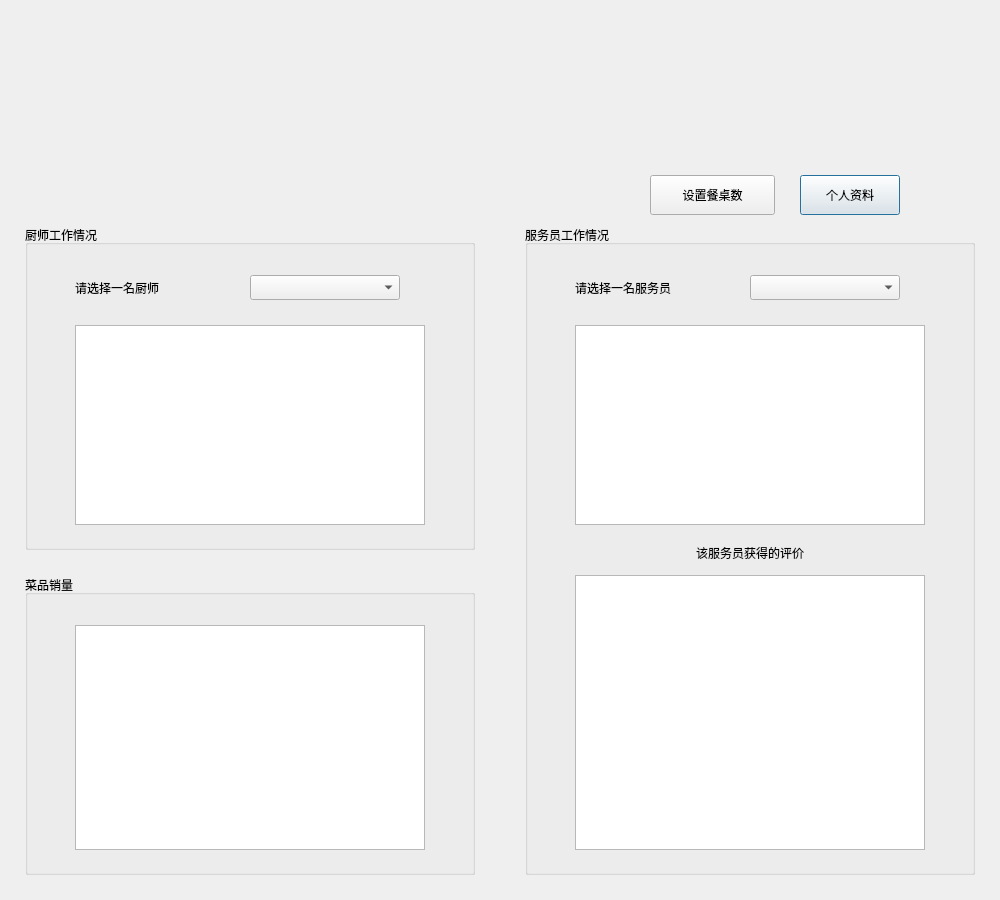
<?xml version="1.0" encoding="UTF-8"?>
<ui version="4.0">
 <class>ManagerView</class>
 <widget class="QDialog" name="ManagerView">
  <property name="geometry">
   <rect>
    <x>0</x>
    <y>0</y>
    <width>1000</width>
    <height>900</height>
   </rect>
  </property>
  <property name="minimumSize">
   <size>
    <width>1000</width>
    <height>900</height>
   </size>
  </property>
  <property name="maximumSize">
   <size>
    <width>1000</width>
    <height>900</height>
   </size>
  </property>
  <property name="windowTitle">
   <string>餐厅经理</string>
  </property>
  <widget class="QLabel" name="lblInfo">
   <property name="geometry">
    <rect>
     <x>25</x>
     <y>175</y>
     <width>375</width>
     <height>25</height>
    </rect>
   </property>
   <property name="text">
    <string/>
   </property>
  </widget>
  <widget class="QGroupBox" name="gbCook">
   <property name="geometry">
    <rect>
     <x>25</x>
     <y>225</y>
     <width>450</width>
     <height>325</height>
    </rect>
   </property>
   <property name="title">
    <string>厨师工作情况</string>
   </property>
   <widget class="QTableView" name="tbCook">
    <property name="geometry">
     <rect>
      <x>50</x>
      <y>100</y>
      <width>350</width>
      <height>200</height>
     </rect>
    </property>
    <property name="editTriggers">
     <set>QAbstractItemView::NoEditTriggers</set>
    </property>
    <property name="selectionMode">
     <enum>QAbstractItemView::SingleSelection</enum>
    </property>
   </widget>
   <widget class="QComboBox" name="cbCook">
    <property name="geometry">
     <rect>
      <x>225</x>
      <y>50</y>
      <width>150</width>
      <height>25</height>
     </rect>
    </property>
   </widget>
   <widget class="QLabel" name="lblCook">
    <property name="geometry">
     <rect>
      <x>50</x>
      <y>50</y>
      <width>150</width>
      <height>25</height>
     </rect>
    </property>
    <property name="text">
     <string>请选择一名厨师</string>
    </property>
   </widget>
  </widget>
  <widget class="QGroupBox" name="gbWaitor">
   <property name="geometry">
    <rect>
     <x>525</x>
     <y>225</y>
     <width>450</width>
     <height>650</height>
    </rect>
   </property>
   <property name="title">
    <string>服务员工作情况</string>
   </property>
   <widget class="QComboBox" name="cbWaitor">
    <property name="geometry">
     <rect>
      <x>225</x>
      <y>50</y>
      <width>150</width>
      <height>25</height>
     </rect>
    </property>
   </widget>
   <widget class="QLabel" name="lblWaitor">
    <property name="geometry">
     <rect>
      <x>50</x>
      <y>50</y>
      <width>150</width>
      <height>25</height>
     </rect>
    </property>
    <property name="text">
     <string>请选择一名服务员</string>
    </property>
   </widget>
   <widget class="QTableView" name="tbWaitor">
    <property name="geometry">
     <rect>
      <x>50</x>
      <y>100</y>
      <width>350</width>
      <height>200</height>
     </rect>
    </property>
    <property name="editTriggers">
     <set>QAbstractItemView::NoEditTriggers</set>
    </property>
    <property name="selectionMode">
     <enum>QAbstractItemView::SingleSelection</enum>
    </property>
   </widget>
   <widget class="QTableView" name="tbComm">
    <property name="geometry">
     <rect>
      <x>50</x>
      <y>350</y>
      <width>350</width>
      <height>275</height>
     </rect>
    </property>
    <property name="editTriggers">
     <set>QAbstractItemView::NoEditTriggers</set>
    </property>
    <property name="selectionMode">
     <enum>QAbstractItemView::SingleSelection</enum>
    </property>
   </widget>
   <widget class="QLabel" name="lblComm">
    <property name="geometry">
     <rect>
      <x>150</x>
      <y>315</y>
      <width>150</width>
      <height>25</height>
     </rect>
    </property>
    <property name="text">
     <string>该服务员获得的评价</string>
    </property>
    <property name="alignment">
     <set>Qt::AlignCenter</set>
    </property>
   </widget>
  </widget>
  <widget class="QPushButton" name="btnProfile">
   <property name="geometry">
    <rect>
     <x>800</x>
     <y>175</y>
     <width>100</width>
     <height>40</height>
    </rect>
   </property>
   <property name="text">
    <string>个人资料</string>
   </property>
  </widget>
  <widget class="QPushButton" name="btnSeatVacance">
   <property name="geometry">
    <rect>
     <x>650</x>
     <y>175</y>
     <width>125</width>
     <height>40</height>
    </rect>
   </property>
   <property name="text">
    <string>设置餐桌数</string>
   </property>
  </widget>
  <widget class="QGroupBox" name="gbVolume">
   <property name="geometry">
    <rect>
     <x>25</x>
     <y>575</y>
     <width>450</width>
     <height>300</height>
    </rect>
   </property>
   <property name="title">
    <string>菜品销量</string>
   </property>
   <widget class="QTableWidget" name="tbVolume">
    <property name="geometry">
     <rect>
      <x>50</x>
      <y>50</y>
      <width>350</width>
      <height>225</height>
     </rect>
    </property>
    <property name="editTriggers">
     <set>QAbstractItemView::NoEditTriggers</set>
    </property>
    <property name="selectionMode">
     <enum>QAbstractItemView::SingleSelection</enum>
    </property>
   </widget>
  </widget>
  <widget class="QLabel" name="lblManagerBGN">
   <property name="geometry">
    <rect>
     <x>0</x>
     <y>0</y>
     <width>1000</width>
     <height>900</height>
    </rect>
   </property>
   <property name="text">
    <string/>
   </property>
  </widget>
  <zorder>lblManagerBGN</zorder>
  <zorder>lblInfo</zorder>
  <zorder>gbCook</zorder>
  <zorder>gbWaitor</zorder>
  <zorder>btnProfile</zorder>
  <zorder>btnSeatVacance</zorder>
  <zorder>gbVolume</zorder>
 </widget>
 <layoutdefault spacing="6" margin="11"/>
 <resources/>
 <connections>
  <connection>
   <sender>cbCook</sender>
   <signal>currentTextChanged(QString)</signal>
   <receiver>ManagerView</receiver>
   <slot>BindCook(QString)</slot>
   <hints>
    <hint type="sourcelabel">
     <x>337</x>
     <y>132</y>
    </hint>
    <hint type="destinationlabel">
     <x>480</x>
     <y>51</y>
    </hint>
   </hints>
  </connection>
  <connection>
   <sender>cbWaitor</sender>
   <signal>currentTextChanged(QString)</signal>
   <receiver>ManagerView</receiver>
   <slot>BindWaitor(QString)</slot>
   <hints>
    <hint type="sourcelabel">
     <x>858</x>
     <y>141</y>
    </hint>
    <hint type="destinationlabel">
     <x>949</x>
     <y>50</y>
    </hint>
   </hints>
  </connection>
  <connection>
   <sender>btnProfile</sender>
   <signal>clicked()</signal>
   <receiver>ManagerView</receiver>
   <slot>OnProfile()</slot>
   <hints>
    <hint type="sourcelabel">
     <x>825</x>
     <y>53</y>
    </hint>
    <hint type="destinationlabel">
     <x>652</x>
     <y>31</y>
    </hint>
   </hints>
  </connection>
  <connection>
   <sender>btnSeatVacance</sender>
   <signal>clicked()</signal>
   <receiver>ManagerView</receiver>
   <slot>OnSetTable()</slot>
   <hints>
    <hint type="sourcelabel">
     <x>689</x>
     <y>52</y>
    </hint>
    <hint type="destinationlabel">
     <x>546</x>
     <y>38</y>
    </hint>
   </hints>
  </connection>
 </connections>
 <slots>
  <slot>BindCook(QString)</slot>
  <slot>BindWaitor(QString)</slot>
  <slot>OnProfile()</slot>
  <slot>OnSetTable()</slot>
 </slots>
</ui>
